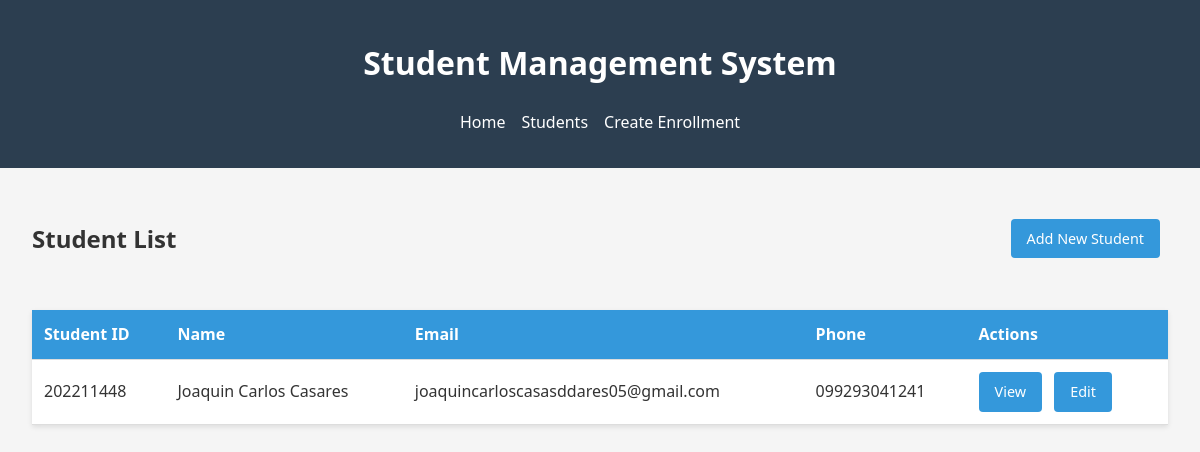
The page /students/ on the database its author committed.
### sms_app/models.py (models this page shows, shortened)
class Student(models.Model):
    student_id = models.CharField(max_length=20, unique=True)
    first_name = models.CharField(max_length=100)
    last_name = models.CharField(max_length=100)
    email = models.EmailField()
    date_of_birth = models.DateField()
    address = models.TextField()
    phone_number = models.CharField(max_length=15)

### sms_app/views.py (the view)
# urls.py: path('students/', views.student_list, name='student_list'),
def student_list(request):
    students = Student.objects.all().order_by('last_name')
    return render(request, 'students/list.html', {'students': students})

### templates/students/list.html
{% extends 'base.html' %}
{% block content %}
    <div class="page-header">
        <h2>Student List</h2>
        <a href="{% url 'student_create' %}" class="btn">Add New Student</a>
    </div>
    <table>
        <thead>
            <tr>
                <th>Student ID</th>
                <th>Name</th>
                <th>Email</th>
                <th>Phone</th>
                <th>Actions</th>
            </tr>
        </thead>
        <tbody>
            {% for student in students %}
            <tr>
                <td>{{ student.student_id }}</td>
                <td>{{ student.first_name }} {{ student.last_name }}</td>
                <td>{{ student.email }}</td>
                <td>{{ student.phone_number }}</td>
                <td>
                    <a href="{% url 'student_detail' student.student_id %}" class="btn">View</a>
                    <a href="{% url 'student_update' student.student_id %}" class="btn">Edit</a>
                </td>
            </tr>
            {% endfor %}
        </tbody>
    </table>
{% endblock %}

### sms_app/static/css/styles.css (style rules this page uses)
body { font-family: 'Segoe UI', Tahoma, Geneva, Verdana, sans-serif; line-height: 1.6; margin: 0; padding: 0; color: #333; background-color: #f5f5f5; }
table { width: 100%; border-collapse: collapse; margin: 1rem 0; background: white; box-shadow: 0 2px 5px rgba(0,0,0,0.1); }
th, td { padding: 0.75rem; text-align: left; border-bottom: 1px solid #ddd; }
th { background-color: #3498db; color: white; }
.btn { display: inline-block; padding: 0.5rem 1rem; background-color: #3498db; color: white; text-decoration: none; border-radius: 4px; border: none; cursor: pointer; font-size: 0.9rem; margin-right: 0.5rem; }
.page-header { display: flex; justify-content: space-between; align-items: center; margin-bottom: 2rem; }

### rows shown on the page
Student: student_id "202211448", first_name "Joaquin Carlos", last_name "Casares", email "joaquincarloscasasddares05@gmail.com", phone_number "099293041241"
